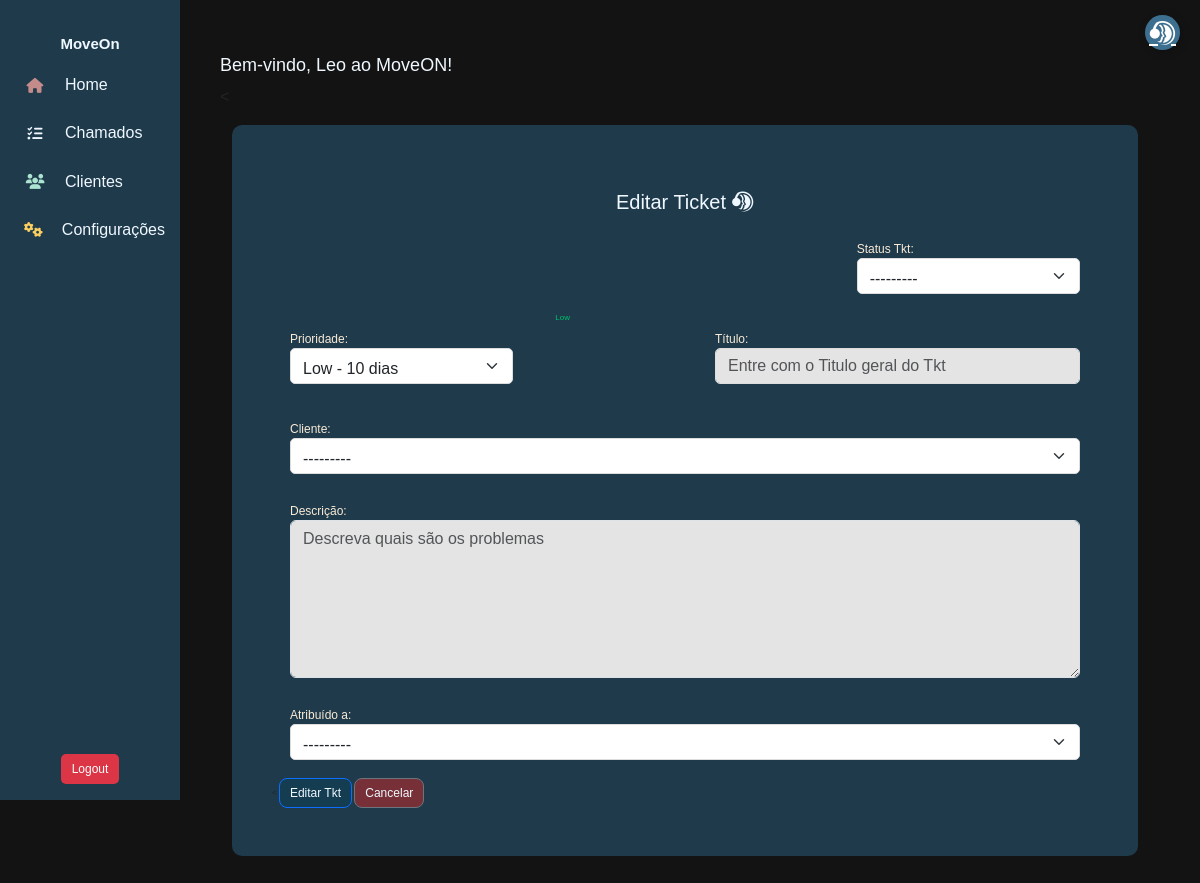
/move/tickets/update/15 (signed in), run on the app's committed database.
### move_on/models.py (models this page shows, shortened)
class User(AbstractUser):
    client = models.ForeignKey(Profile, on_delete=models.CASCADE, related_name="users", null=True, blank=True, db_column='client')
    role = models.ForeignKey(Role, on_delete=models.SET_NULL, null=True, blank=True, db_column='role')
    groups = models.ManyToManyField(
        'auth.Group',
        related_name='move_on_users',
        blank=True
    )
    user_permissions = models.ManyToManyField(
        'auth.Permission',
        related_name='move_on_users',
        blank=True
    )
    class Meta:
        db_table = "users"

class Ticket(models.Model):
    client = models.ForeignKey(Profile, on_delete=models.PROTECT, related_name="tickets", null=True, blank=True)
    created_by = models.ForeignKey(User, on_delete=models.CASCADE, related_name="created_tickets", null=True, blank=True)
    assigned_team = models.ForeignKey(Team, on_delete=models.SET_NULL, null=True, blank=True, related_name="tickets")
    sla = models.ForeignKey(SLA, on_delete=models.SET_NULL, null=True, blank=True)
    title = models.CharField("Título", max_length=255, null=True, blank=True)
    description = models.TextField("Descrição", null=True, blank=True)
    status = models.ForeignKey(TicketStatus, on_delete=models.SET_NULL, null=True, blank=True)
    created_at = models.DateTimeField("Criado em", auto_now_add=True)
    updated_at = models.DateTimeField("Atualizado em", auto_now=True)
    due_date = models.DateTimeField("Previsão", null=True, blank=True)
    category = models.ForeignKey(Category, on_delete=models.CASCADE, blank=True, null=True)
    class Meta:
        db_table = "tickets"

class SLA(models.Model):
    priority = models.CharField("Prioridade",max_length=10, choices=SLAPriority.choices)
    response_time = models.IntegerField("Tempo de Resposta (dias)")
    resolution_time = models.IntegerField("Tempo de Resolução (dias)")
    def __str__(self):
        return f"{self.get_priority_display()} - {self.resolution_time} dias"
    class Meta:
        db_table = "sla"

### move_on/views.py (the view)
# urls.py: path('tickets/update/<int:pk>', TicketUpdate.as_view(), name="ticket_update"),
class TicketUpdate(LoginRequiredMixin, UpdateView):
    model = Ticket
    form_class = TicketForm
    template_name = 'tickets/tickets_form.html'
    success_url = reverse_lazy("ticket_list")
    def get_queryset(self):
        return Ticket.objects.all()

### move_on/forms.py
class TicketForm(forms.ModelForm):
    class Meta:
        model = Ticket
        fields = ['title', 'description', 'assigned_team', 'status', 'due_date', 'sla', 'client']
        widgets = {
            'title': forms.TextInput(attrs={'class': 'form-control', 'placeholder': 'Entre com o Titulo geral do Tkt'}),
            'description': forms.Textarea(attrs={'class': 'form-control', 'rows': 6, 'placeholder': 'Descreva quais são os problemas'}),
            'assigned_team': forms.Select(attrs={'class': 'form-select'}),
            'status': forms.Select(attrs={'class': 'form-select'}),
            'due_date': forms.DateTimeInput(attrs={'class': 'form-control', 'type': 'datetime-local'}),
            'sla': forms.Select(attrs={'class': 'form-select'}),
            'client': forms.Select(attrs={'class': 'form-select'}),
        }

### move_on/models.py (called while the page is built)
    def __str__(self):
        return f"{self.name} - {'Ativo' if self.active else 'Inativo'}"

    def __str__(self):
        return self.name

    def __str__(self):
        return f"{self.name}"

### move_on/templatetags/custom_filters.py (called while the page is built)
@register.filter
def get_color(value):
    if value == 'low':
        return '#00c16c'
    elif value == 'medium':
        return '#ffc52c'
    elif value == 'high':
        return '#ff9915'
    elif value == 'critical':
        return '#CC3733'
    return 'gray'  # Valor padrão, caso não tenha correspondência

### move_on/templates/Tickets/tickets_form.html (shortened to what this page needs)
{% extends 'Menu/menu.html' %} {% load static %} {% load custom_filters %}
{% block content %}
<link rel="stylesheet" href="{% static 'css/stylesform.css' %}" />
<div class="container">
  <div class="card-tkt " id="tkt">
    <h2 style="text-align: center; margin-top: 25px; font-size: 20px; ">
      {% if form.instance.pk %}Editar Ticket{% else %}Criar Novo Ticket{% endif %}
      <i class="fa-brands fa-teamspeak"></i>
    </h2>
    <form method="POST">
      <div class="row">
        <div class="col-8"></div>
        <div class="col-4">
          <div class="form-group">
            <label for="status">Status Tkt:</label>
            {{ form.status }}
          </div>
        </div>
      </div>
      <div class="row">
        <div class="col-4">
          <div class="form-group">
            <label for="sla">Prioridade:</label>
            {{ form.sla }}
          </div>
        </div>
        <div class="col-2" class="priority-bubble">
          {% if form.instance.sla %}
          <span style="color: {{ form.instance.sla.priority|get_color }}">
            {{ form.instance.sla.get_priority_display }}
          </span>
          {% endif %}
        </div>
        <div class="col-6">
          <div class="form-group">
            <label for="title">Título:</label>
            {{ form.title }}
          </div>
        </div>
      </div>
      <div class="form-group">
        <label for="client">Cliente:</label>
        {{ form.client }}
      </div>
      <div class="form-group">
        <label for="description">Descrição:</label>
        {{ form.description }}
      </div>
      <div class="form-group">
        <label for="assigned_team">Atribuído a:</label>
        {{ form.assigned_team }}
      </div>
        {% if form.instance.pk %}
        <button type="submit" class="btn btn-primary">Editar Tkt</button>
        {% else %}
        <button type="submit" class="btn btn-primary">Criar Tkt</button>
        {% endif %}
        <a href="{% url 'ticket_list' %}" class="btn btn-secondary">Cancelar</a>
    </form>
  </div>
</div>
{% endblock %}

### move_on/templates/Menu/menu.html (shortened to what this page needs)
{% load static %}
<head>
  <link href="https://cdn.jsdelivr.net/npm/bootstrap@5.3.3/dist/css/bootstrap.min.css" rel="stylesheet" />
  <link rel="stylesheet" href="https://cdnjs.cloudflare.com/ajax/libs/font-awesome/6.5.1/css/all.min.css" />
  <link rel="stylesheet" href="{% static 'css/styles.css' %}" />
</head>
<body>
  <nav class="sidebar">
    <h6>MoveOn</h6>
    {% if user.is_authenticated %}
    <a href="/" data-bs-toggle="tooltip" data-bs-placement="right" title="Home">
      <i class="fas fa-home"></i> <span>Home</span>
    </a>
    <a href="{% url 'ticket_list' %}" data-bs-toggle="tooltip" data-bs-placement="right" title="Chamados">
      <i class="fas fa-tasks"></i> <span>Chamados</span>
    </a>
    <a href="#" data-bs-toggle="tooltip" data-bs-placement="right" title="Clientes">
      <i class="fas fa-users"></i> <span>Clientes</span>
    </a>
    <a href="#" data-bs-toggle="tooltip" data-bs-placement="right" title="Configurações">
      <i class="fas fa-cogs"></i> <span>Configurações</span>
    </a>
    <form method="POST" action="{% url 'logout' %}">
      <button type="submit" class="btn btn-danger-2 w-100">Logout</button>
    </form>
    {% else %}
    <p>Necessário estar logado</p>
    {% endif %}
  </nav>
  <div class="content">
    <h3>
      {% block title %}Bem-vindo, {{ user.username }} ao MoveON!{% endblock %}
    </h3>
    < <p>{% block content %}{% endblock %}</p>
  </div>
  <a href="{% url 'ticket_form' %}" class="support-btn" data-bs-toggle="tooltip" data-bs-placement="left"
    title="Novo Chamado">
    <i class="fa-brands fa-teamspeak"></i>
  </a>
</body>
</html>

### move_on/static/css/styles.css (style rules this page uses)
body { background-color: rgb(19, 19, 19); }
* { font-family: Verdana, Geneva, Tahoma, sans-serif; }
.sidebar { width: 60px; height: 100vh; background: #1e3a4b; position: fixed; top: 0; left: 0; display: flex; flex-direction: column; align-items: center; padding-top: 35px; transition: width 0.5s ease; }
h4, h6 { color: aliceblue; font-weight: bolder; font-size: 15px; }
h3 { color: aliceblue; font-size: 18px; }
.sidebar a { text-decoration: none; color: aliceblue; display: flex; align-items: center; gap: 10px; padding: 15px; width: 100%; white-space: nowrap; overflow: hidden; }
.sidebar a i { font-size: 15px; width: 40px; text-align: center; }
.content { margin-left: 170px; padding: 50px; margin-top: 5px; }
.fa-home { color: rgb(196, 139, 139); }
.fa-tasks { color: aliceblue; }
.fa-users { color: rgb(171, 228, 209); }
.fa-cogs { color: rgb(248, 207, 96); }
.support-btn { position: fixed; top: 15px; right: 20px; background: #3d7090; color: white; border-radius: 50%; width: 35px; height: 35px; display: flex; align-items: center; justify-content: center; font-size: 1.5rem; box-shadow: 2px 2px 10px rgba(0, 0, 0, 0.2); transition: transform 0.2s ease-in-out; z-index: 1000; }
.btn { padding: 5px 10px; font-size: 12px; border-radius: 5px; }
.btn-danger-2 { background-color: #dc3545; color: white; margin-top: 500px; }

### move_on/static/css/stylesform.css (style rules this page uses)
.form-group { padding: 10px; color: antiquewhite; margin: 8px; font-size: 12px; }
.form-control { background-color: rgb(228, 228, 228); }
.form-group input, .form-group select { font-size: 0.4rem, 1px; padding: 8px 12px; height: 36px; border-radius: 5px; border: 1px solid #ddd; width: 100%; box-sizing: border-box; }
h2 { color: aliceblue; font-size: 20px; margin-top: 25px; }
.btn-primary { background-color: rgb(20, 61, 81); color: aliceblue; border-radius: 8px; border-color: None; padding: 2, 1, 0px; transition: 0.2s; }
.btn-secondary { background-color: rgb(119, 48, 55); color: aliceblue; border-radius: 8px; border-color: None; padding: 2, 1, 0px; transition: 0.2s; }
#tkt { background-color: #1e3a4b; border-radius: 10px; padding: 40px; font-size: 8px; }

### data on the page
User: username "Leo"
Ticket: status "---------", sla "Low - 10 dias", instance.sla.priority "Low", client "---------", assigned_team "---------"
